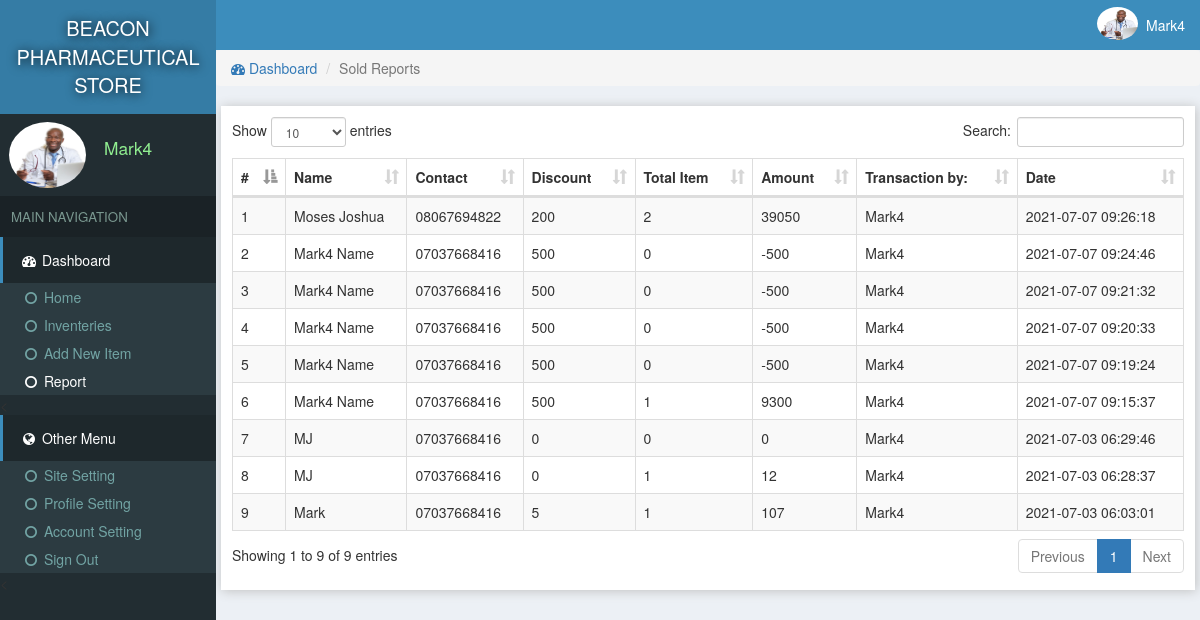
Page /medical/reports.php (signed in) on the committed database.
### tables this page shows
CREATE TABLE `site` (
  `id` int(11) NOT NULL,
  `title` varchar(222) NOT NULL,
  `name` varchar(222) NOT NULL
);

CREATE TABLE `users` (
  `id` int(11) NOT NULL,
  `email` varchar(222) NOT NULL,
  `password` varchar(222) NOT NULL,
  `name` varchar(222) NOT NULL,
  `pic` varchar(222) NOT NULL,
  `number` varchar(222) NOT NULL,
  `date` timestamp NOT NULL DEFAULT CURRENT_TIMESTAMP
);

CREATE TABLE `sold` (
  `id` int(11) NOT NULL,
  `name` varchar(222) NOT NULL,
  `contact` varchar(222) NOT NULL,
  `discount` varchar(222) NOT NULL,
  `item` varchar(222) NOT NULL,
  `amount` varchar(222) NOT NULL,
  `userId` int(11) NOT NULL,
  `date` timestamp NOT NULL DEFAULT CURRENT_TIMESTAMP
);

### medical/assets/function.php (called while the page is built, shortened)
<?php
function siteName()
{
	global $con;
	$array = $con->query("select * from site where id='1'");
	$row = $array->fetch_assoc();
	return $row['name'];
}
function getAdminName($id)
{
	global $con;
	$array = $con->query("select * from users where id='$id'");
	$row = $array->fetch_assoc();
	return $row['name'];
}
 ?>

### medical/assets/db.php (called while the page is built, shortened)
<?php
    $serverName = "localhost";
    $userName = "root";
    $password = "amedari4";
    $dbName = "medical";
    $con = mysqli_connect($serverName, $userName, $password, $dbName);
    $array = $con->query("select * from users where id ='$_SESSION[userId]'");
    $user = $array->fetch_assoc();
?>

### medical/reports.php (the view, shortened to what this page needs)
<?php require "assets/function.php" ?>
<?php require 'assets/db.php';?>
<!DOCTYPE html>
<html>
<head>
<link rel="stylesheet" href="js/datatables.net-bs/css/dataTables.bootstrap.min.css">
  <?php require "assets/autoloader.php" ?>
</head>
<body style="background: #ECF0F5;padding:0;margin:0">
<div class="dashboard" style="position: fixed;width: 18%;height: 100%;background:#222D32">
  <div style="background:#357CA5;padding: 14px 3px;color:white;font-size: 15pt;text-align: center;text-shadow: 1px 1px 11px black">
    <a href="index.php" style="color: white;text-decoration: none;"><?php echo strtoupper(siteName()); ?> </a>
  </div>
  <div class="flex" style="padding: 3px 7px;margin:5px 2px;">
    <div><img src="photo/<?php echo $user['pic'] ?>" class='img-circle' style='width: 77px;height: 66px'></div>
    <div style="color:lightgreen;font-size: 13pt;padding: 14px 7px;margin-left: 11px;"><?php echo ucfirst($user['name']); ?></div>
  </div>
  <div style="background: #1A2226;font-size: 10pt;padding: 11px;color: #79978F">MAIN NAVIGATION</div>
  <div>
    <div style="background:#1E282C;color: white;padding: 13px 17px;border-left: 3px solid #3C8DBC;"><span><i class="fa fa-dashboard fa-fw"></i> Dashboard</span></div>
    <div class="item">
      <ul class="nostyle zero">
        <a href="index.php"><li ><i class="fa fa-circle-o fa-fw"></i> Home</li></a>
        <a href="inventeries.php"><li ><i class="fa fa-circle-o fa-fw"></i> Inventeries</li></a>
       <a href="addnew.php"><li><i class="fa fa-circle-o fa-fw"></i> Add New Item</li></a>
        <a href="reports.php"><li style="color: white"><i class="fa fa-circle-o fa-fw"></i> Report</li></a>
      </ul><
    </div>
  </div>
  <div style="background:#1E282C;color: white;padding: 13px 17px;border-left: 3px solid #3C8DBC;"><span><i class="fa fa-globe fa-fw"></i> Other Menu</span></div>
  <div class="item">
      <ul class="nostyle zero">
        <a href="sitesetting.php"><li><i class="fa fa-circle-o fa-fw"></i> Site Setting</li></a>
       <a href="profile.php"><li><i class="fa fa-circle-o fa-fw"></i> Profile Setting</li></a>
        <a href="accountSetting.php"><li><i class="fa fa-circle-o fa-fw"></i> Account Setting</li></a>
        <a href="logout.php"><li><i class="fa fa-circle-o fa-fw"></i> Sign Out</li></a>
      </ul><
    </div>
</div>
<div class="marginLeft" >
  <div style="color:white;background:#3C8DBC" >
    <div class="pull-right flex rightAccount" style="padding-right: 11px;padding: 7px;">
      <div><img src="photo/<?php echo $user['pic'] ?>" style='width: 41px;height: 33px;' class='img-circle'></div>
      <div style="padding: 8px"><?php echo ucfirst($user['name']) ?></div>
    </div>
  </div>
  <div class="content">
   <ol class="breadcrumb ">
        <li><a href="index.php"><i class="fa fa-dashboard"></i> Dashboard</a></li>
        <li class="active">Sold Reports</li>
    </ol>
  <div class="tableBox" >
    <table id="dataTable" class="table table-bordered table-striped" style="z-index: -1">
      <thead>
        <th>#</th>
        <th>Name</th>
        <th>Contact</th>
        <th>Discount</th>
        <th>Total Item</th>
        <th>Amount</th>
        <th>Transaction by:</th>
        <th>Date</th>
      </thead>
     <tbody>
      <?php $i=0;
          $array = $con->query("select * from sold ORDER BY date DESC");
        while ($row = $array->fetch_assoc())
        {
          $i=$i+1;
        ?>
          <tr>
            <td><?php echo $i; ?></td>
            <td><?php echo $row['name']; ?></td>
            <td><?php echo $row['contact']; ?></td>
            <td><?php echo $row['discount']; ?></td>
            <td><?php echo $row['item']; ?></td>
            <td><?php echo $row['amount']; ?></td>
            <td><?php echo getAdminName($row['userId']); ?></td>
            <td><?php echo $row['date']; ?></td>
          </tr>
      <?php
        }
       ?>
     </tbody>
    </table>
  </div>
  </div>
</div>
</body>
</html>

### rows in the picture
site: name "BEACON PHARMACEUTICAL STORE"
users: pic (picture), name "Mark4"
sold: name "Moses Joshua", contact "08067694822", discount "200", item "2", amount "39050", userId.name "Mark4", date "2021-07-07 09:26:18"
sold: name "Mark4 Name", contact "07037668416", discount "500", item "0", amount "-500", userId.name "Mark4", date "2021-07-07 09:24:46"
sold: name "Mark4 Name", contact "07037668416", discount "500", item "0", amount "-500", userId.name "Mark4", date "2021-07-07 09:21:32"
sold: name "Mark4 Name", contact "07037668416", discount "500", item "0", amount "-500", userId.name "Mark4", date "2021-07-07 09:20:33"
sold: name "Mark4 Name", contact "07037668416", discount "500", item "0", amount "-500", userId.name "Mark4", date "2021-07-07 09:19:24"
sold: name "Mark4 Name", contact "07037668416", discount "500", item "1", amount "9300", userId.name "Mark4", date "2021-07-07 09:15:37"
sold: name "MJ", contact "07037668416", discount "0", item "0", amount "0", userId.name "Mark4", date "2021-07-03 06:29:46"
sold: name "MJ", contact "07037668416", discount "0", item "1", amount "12", userId.name "Mark4", date "2021-07-03 06:28:37"
sold: name "Mark", contact "07037668416", discount "5", item "1", amount "107", userId.name "Mark4", date "2021-07-03 06:03:01"
